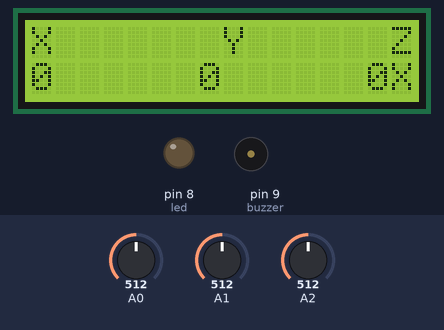
The sketch below on a simulated Arduino Uno, built with avr-gcc and run on an emulated ATmega328P. Shown: 16×2 character LCD, output pins drawn as LEDs (lit = HIGH), buzzer (waves = sounding, pin HIGH). Inputs (shaded band) come from the test bench; at power-on: A2 = 512, A0 = 512, A1 = 512.

Above: at 10.2 s.
10.3 s: A2 set to 544
At 11.5 s:
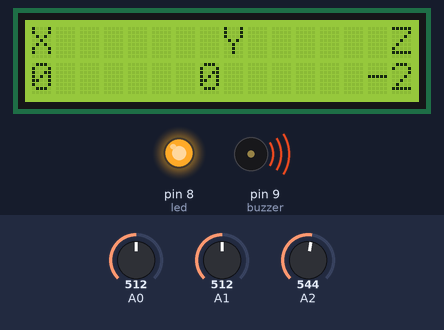
11.9 s: A2 set to 511
At 12.6 s:
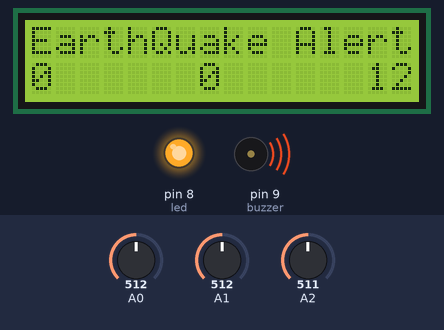
13.5 s: A0 set to 549
At 14.4 s:
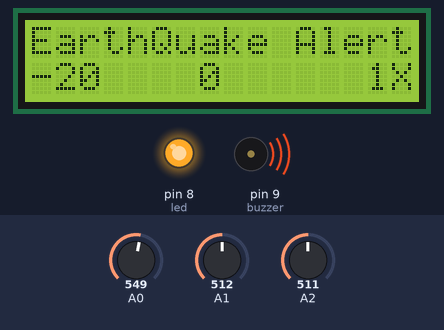
15.1 s: A2 set to 494
At 16.2 s:
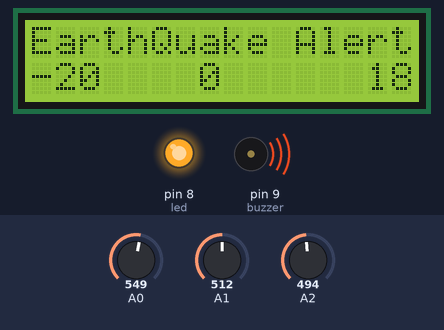
16.6 s: A0 set to 511
At 17.2 s:
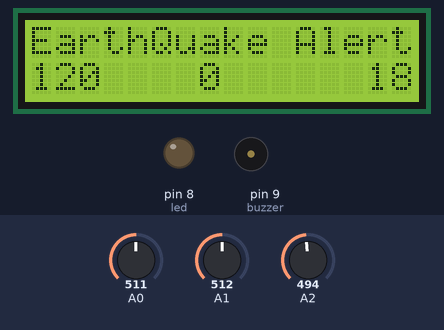
18.2 s: A2 set to 511
At 19.2 s:
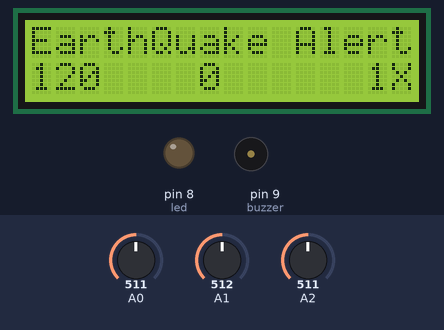
Timing chart, 0 to 20.8 s (numbered marks = the images above; inputs shaded):
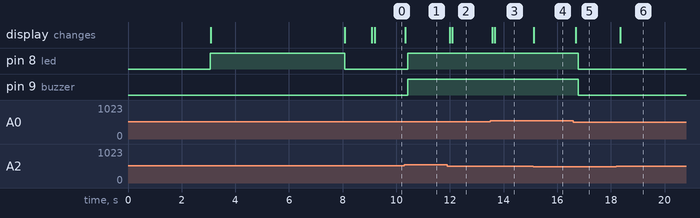

Measured:
- the behaviour switches between 532 and 533 on A2 (found by bisection; images 0 and 1)
- the behaviour switches between 532 and 533 on A0 (found by bisection; images 2 and 3)
- the behaviour switches between 503 and 502 on A2 (found by bisection; images 3 and 4)
- after the input at 10.3 s, pin 8 (led), pin 9 (buzzer): LOW → HIGH after 0.13 s; the display: changes at once (image 1)
- after the input at 11.9 s, the display: first changes after 0.09 s (image 2 shows a later state)
- after the input at 13.5 s, the display: first changes after 0.07 s (image 3 shows a later state)
- after the input at 15.1 s, the display: changes at once (image 4)
- after the input at 16.6 s, pin 8 (led), pin 9 (buzzer): HIGH → LOW after 0.19 s; the display: changes after 0.09 s (image 5)
- after the input at 18.2 s, the display: changes after 0.14 s (image 6)

The sketch:

EarthQuake_Alert.ino
```cpp
#include <LiquidCrystal.h>
LiquidCrystal lcd(2,3,4,5,6,7);
#define buzzer 9
#define led 8
#define button 10
int state = 0;

int xSample = 0,ySample = 0, zSample = 0;
int buz = 0;
int start = 0;
#define samples 20
#define maxVal 20  // maximum change
#define minVal -20  // minimum change
#define buzTime 5000 // buzzer on time


void setup() {
  pinMode(button, INPUT);
  pinMode(buzzer, OUTPUT);
  pinMode(led, OUTPUT);
  digitalWrite(buzzer, LOW);
  digitalWrite(led, LOW);
  lcd.begin(16,2);
  lcd.setCursor(0,0);
  lcd.print("EarthQuake ");
  lcd.setCursor(0,1);
  lcd.print("Detector !");
  delay(3000);
  lcd.clear();
  lcd.setCursor(0,0);
  lcd.print("Calibration");
  lcd.setCursor(0,1);
  lcd.print("Start !");
  digitalWrite(led, HIGH);
  for(int i=0; i<samples; i++)
  {
    xSample +=analogRead(A0);
    ySample +=analogRead(A1);
    zSample +=analogRead(A2);
  }
  delay(5000);
  xSample/=samples;
  ySample/=samples;
  zSample/=samples;
  digitalWrite(led, LOW);
  lcd.clear();
  lcd.setCursor(0,0);
  lcd.print("Calibration Done !");
  delay(1000);
  lcd.clear();


}

void loop() {
  int value1 = analogRead(A0);
  int value2 = analogRead(A1);
  int value3 = analogRead(A2);

  int xValue = xSample - value1;
  int yValue = ySample - value2;
  int zValue = zSample - value3;

  int x = constrain(xValue, -20, 20);
  int y = constrain(yValue, -20, 20);
  int z = constrain(zValue, -20, 20);
   if(state == 0 )
   {
   lcd.print("X       Y      Z");
   lcd.setCursor(0,1);
   lcd.print(x);
   lcd.setCursor(7,1);
   lcd.print(y);
   lcd.setCursor(14,1);
   lcd.print(z);
   delay(100);
   }
 // conditions for EarthQuake
 if(xValue < minVal || xValue > maxVal || yValue < minVal || yValue > maxVal || zValue < minVal || zValue > maxVal )
 {
  if(buz == 0)
  start = millis();   // timer start
  buz = 1;
 }
 else if( buz == 1 )
 {
  lcd.setCursor(0,0);
  lcd.print("EarthQuake Alert ");
  if(millis() >= start + buzTime )
  buz = 0;
  if( button == HIGH)
  state = 0;
 }

 digitalWrite(buzzer,buz);
 digitalWrite(led, buz);

}
```
